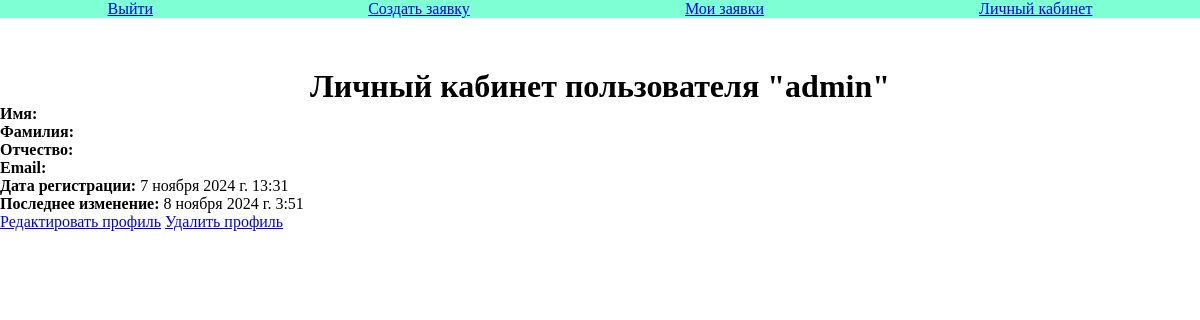
The page /design/profile/ (signed in) on the database as committed earlier.
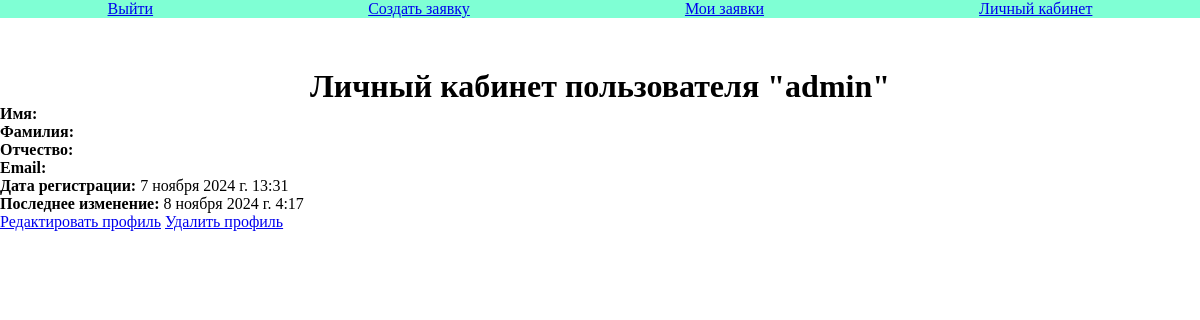
The same page on the database as committed later.
### design/models.py (models this page shows, shortened)
class AdvUser(AbstractUser):
    patronymic = models.CharField(max_length=50, blank=True)

### design/views.py (the view)
# urls.py: path('profile/', views.profile, name='profile'),
@login_required
def profile(request):
    user = request.user
    context = {'user': user}
    return render(request, 'design/profile.html', context)

### design/templates/design/profile.html (shortened to what this page needs)
{% extends 'design/base.html' %}
{% block content %}
    <h1>Личный кабинет пользователя "{{ user.username }}"</h1>
    <ul>
        <li><strong>Имя:</strong> {{ user.first_name }}</li>
        <li><strong>Фамилия:</strong> {{ user.last_name }}</li>
        <li><strong>Отчество:</strong> {{ user.patronymic }}</li>
        <li><strong>Email:</strong> {{ user.email }}</li>
        <li><strong>Дата регистрации:</strong> {{ user.date_joined }}</li>
        <li><strong>Последнее изменение:</strong> {{ user.last_login }}</li>
    </ul>
    <a type="button" href="{% url 'edit_profile' %}">Редактировать профиль</a>
    <a type="button" href="{% url 'delete_profile' %}">Удалить профиль</a>
{% endblock %}

Rows that differ between the two databases and show on the page:
changed AdvUser "admin": last_login "8 ноября 2024 г. 3:51" → "8 ноября 2024 г. 4:17"
